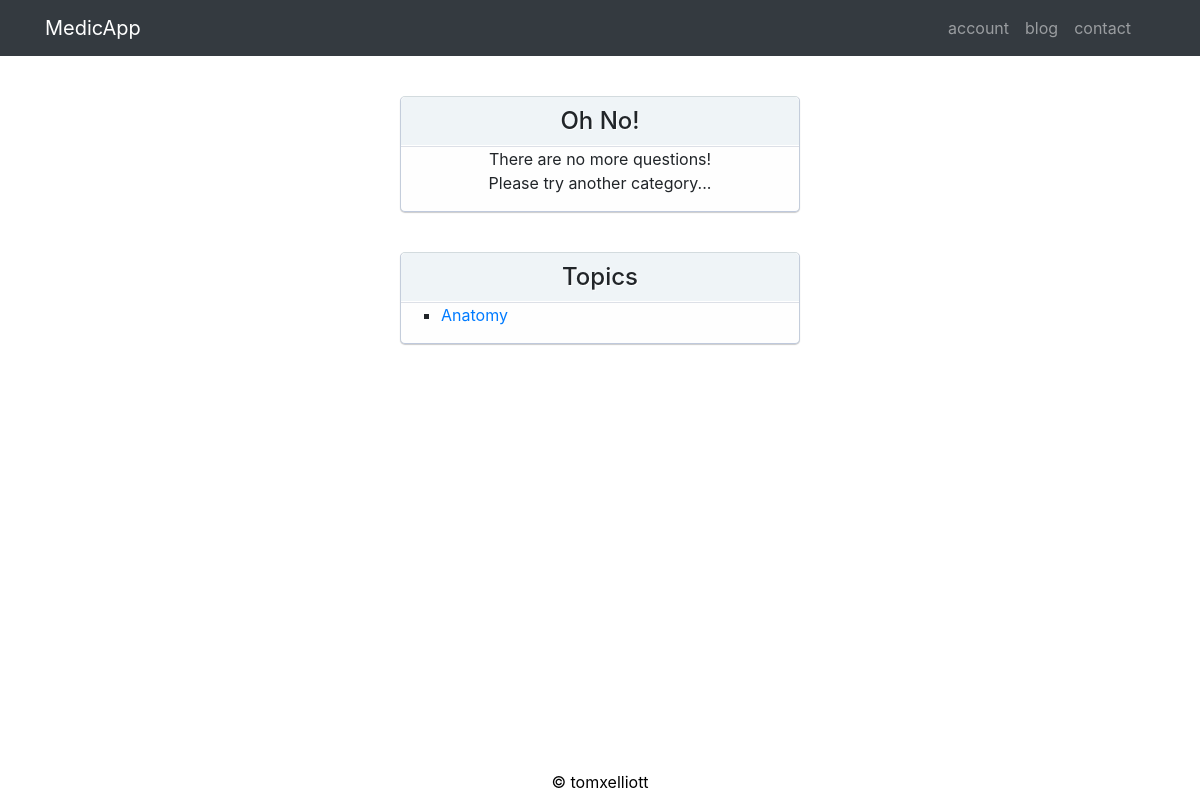
Page /quiz/out_of_questions/ on the earlier database version.
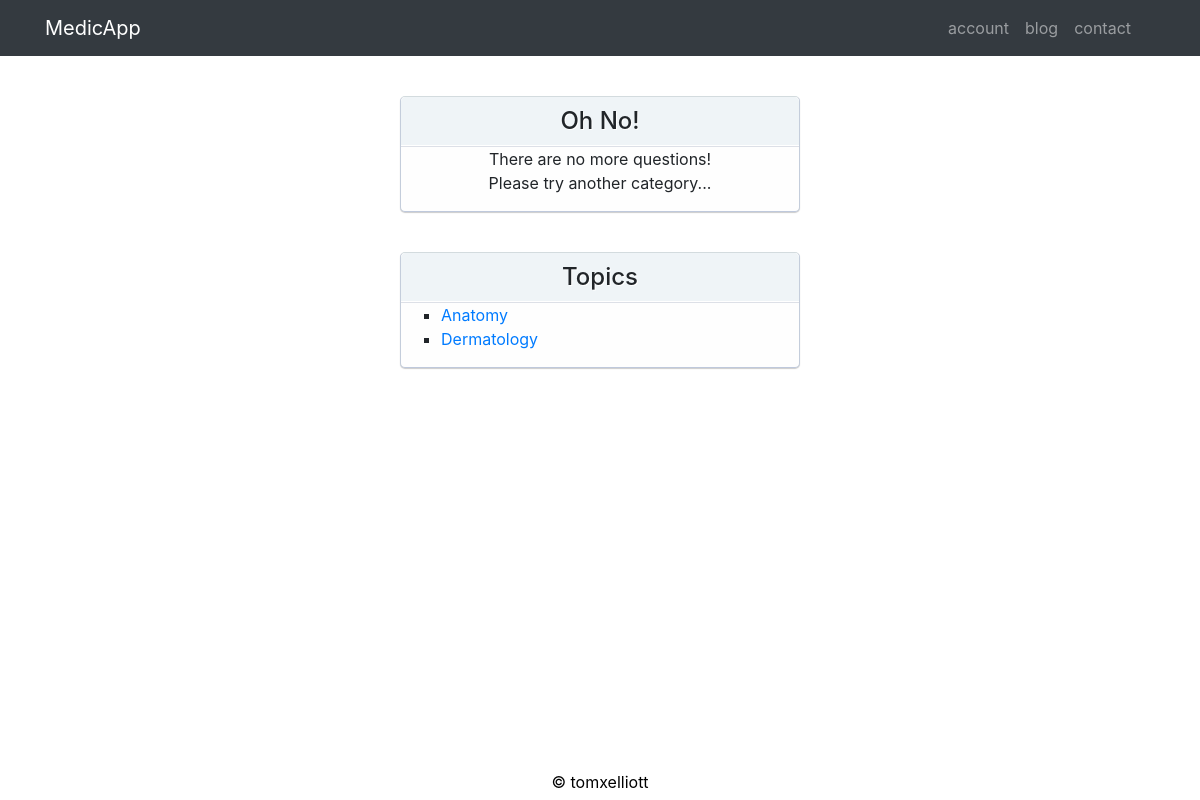
Same page on the later database version.
### quiz/models.py (models this page shows, shortened)
class Topic(models.Model):
    topic_text = models.CharField(max_length=20)

### quiz/views.py (the view)
def out_of_questions(request):
    topic_list = Topic.objects.order_by('topic_text')
    template = loader.get_template('quiz/out_of_questions.html')
    context = {
        'topic_list': topic_list,
    }
    return HttpResponse(template.render(context, request))

### quiz/templates/quiz/out_of_questions.html (shortened to what this page needs)
{% load static %}
    <link href="{% static 'quiz/vendor/bootstrap/css/bootstrap.min.css' %}" rel="stylesheet">
<link rel="stylesheet" type="text/css" href="{% static 'quiz/style.css' %}" />
<body>
<nav class="navbar navbar-expand-lg navbar-dark bg-dark fixed-top">
      <div class="container">
        <a class="navbar-brand" href="{% url 'quiz:index' %}">MedicApp</a>
          <div class="collapse navbar-collapse" id="navbarResponsive">
          <ul class="navbar-nav ml-auto">
            <li class="nav-item">
              <a class="nav-link js-scroll-trigger" href="">account</a>
            </li>
            <li class="nav-item">
              <a class="nav-link js-scroll-trigger" href="">blog</a>
            </li>
            <li class="nav-item">
              <a class="nav-link js-scroll-trigger" href="">contact</a>
            </li>
            <div class="dropdown">
            <li class="nav-item">
              <a class="nav-link js-scroll-trigger" href=""><img id="user-img" src=""></a>
            </li>
            </div>
          </ul>
        </div>
      </div>
    </nav>
<div id="container" style="text-align: center">
    <h1>Oh No!</h1>
    <p>
        There are no more questions!
    <br>
        Please try another category...
    </p>
</div>
<div id="container">
<h1>Topics</h1>
{% if topic_list %}
    <ul>
    {% for topic in topic_list %}
        <li type="square"><a href="{% url 'quiz:question' topic.id %}">{{ topic.topic_text }}</a></li>
    {% endfor %}
    </ul>
{% else %}
    <p>No Topics are available.</p>
{% endif %}
</div>
<footer><a href="https://www.github.com/tomxelliott">&copy; tomxelliott</a></footer>
</body>

Differences in the rows shown:
added Topic: topic_text "Dermatology"
